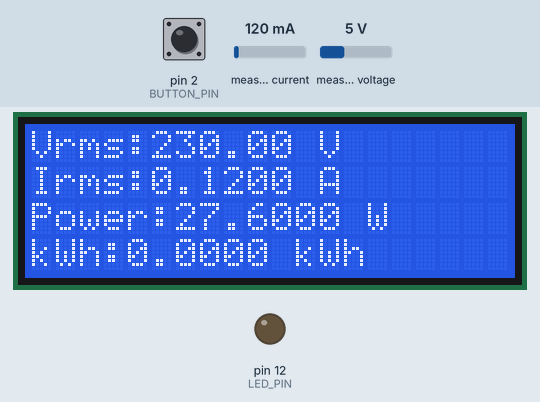
Recording of a sketch running on a simulated Arduino Uno, built with avr-gcc and run on an emulated ATmega328P. Parts: 20×4 character LCD, output pins drawn as LEDs (lit = HIGH). Inputs (shaded band) come from the test bench; at power-on: pin 2 (BUTTON_PIN) HIGH, measured current 120 mA, measured voltage 5 V. What the sketch prints to the serial monitor is not drawn.

Above: at 4.2 s.
4.3 s: pin 2 (BUTTON_PIN) pulled LOW for 1.45 s
At 5.9 s:
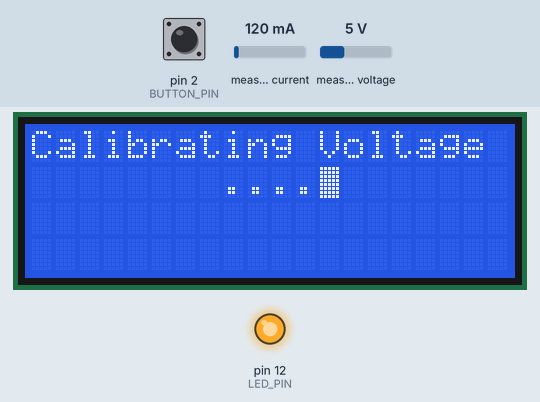
At 25.6 s:
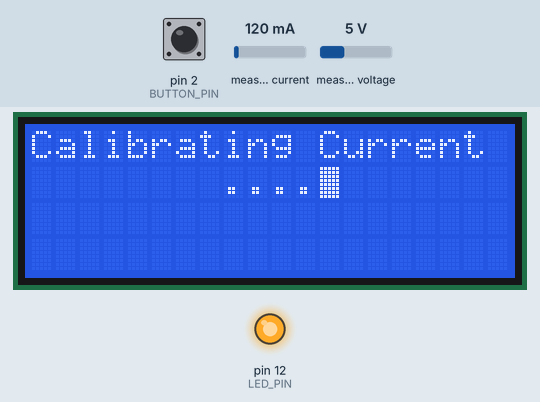
Timing chart, 0 to 26.1 s (numbered marks = the images above; inputs shaded):
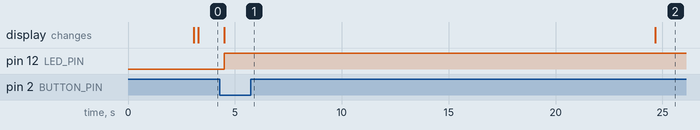

The sketch:

Digital_Meter_WithCalibration.ino
```cpp
#include <EmonLib.h>
#include <LiquidCrystal.h>
/**********************************************************************************************************************
 *                                              CONFIGURATION MACROS
 *********************************************************************************************************************/
 /* LCD Pins */
 #define LCD_RS_PIN 7
 #define LCD_EN_PIN 6
 #define LCD_D4_PIN 5
 #define LCD_D5_PIN 4
 #define LCD_D6_PIN 3
 #define LCD_D7_PIN 8
/* Voltage Sensor and Current Sensor Pins MUST BE ANALOG PINS */
#define VOLT_SENSOR_PIN 14 /* Pin 14 is Analog pin 0: A0 */
#define CURR_SENSOR_PIN 16 /* Pin 16 is Analog pin 2: A2 */
/* Define LED and PushButton Pins */
#define BUTTON_PIN  2 // Button pin must be an interrupt pin
#define LED_PIN  12
#define BUTTON_DEBOUNCE_DELAY 80 // PB debouncing time protection in ms
/* Calibration Functions Macros*/
#define TARGET_VOLTAGE 220.0
#define TARGET_CURRENT 0.4545
#define CALIBRATION_ITERATIONS 100
#define VOLTAGE_CALIBRATION_STEP 0.05
#define CURRENT_CALIBRATION_STEP 0.05
#define VOLTAGE_ERROR 0.1
#define CURRENT_ERROR 0.05
/***********************************************************************************************************************/


/* Create LCD Instance and Initalize LCD Pins */
LiquidCrystal lcd(LCD_RS_PIN, LCD_EN_PIN, LCD_D4_PIN, LCD_D5_PIN, LCD_D6_PIN, LCD_D7_PIN);

/* Create Energy Monitor Instance */
EnergyMonitor emon;

/* Voltage and Current sensors Calibration Variables */
#define VoltCalibration 150   // Used by default
#define CurrCalibration 21.5  // Used by default
float vCalib = 150;           // Used in Calibration function
float cCalib = 21.5;          // Used in Calibration function

/* Variables for storing Electricity Usage in kWh */
float kWh = 0;
unsigned long lastmillis = millis();

/* Pushbutton flag variable */
bool CalibrationBtnPressed = false; //PushButton Flag

void setup()
{
  /* Begin Serial Communication */
  Serial.begin(9600);
  /* Initalize Sensors pins */
  emon.voltage(VOLT_SENSOR_PIN, VoltCalibration, 1.7); // Voltage: input pin, calibration, phase_shift
  emon.current(CURR_SENSOR_PIN, CurrCalibration); // Current: input pin, calibration.
  /* Intialize 20x4 LCD */
  lcd.begin(20, 4);
  lcd.setCursor(0, 0);
  lcd.print("Digital Electricity");
  lcd.setCursor(7, 1);
  lcd.print("Meter");
  delay(3000);
  lcd.clear();
  /* Set button pin as input with internal pull-up resistor enabled */
  pinMode(BUTTON_PIN, INPUT_PULLUP);
  /* Set LED pin as output */
  pinMode(LED_PIN, OUTPUT);
  /* Attach interrupt to detect falling edge on the button pin (interrupt 0) */
  attachInterrupt(digitalPinToInterrupt(BUTTON_PIN), buttonISR, FALLING);
}

void loop()
{
  emon.calcVI(20, 2000);
  kWh = kWh + emon.apparentPower * (millis() - lastmillis) / 3600000000.0;
  yield();
  /* Serial Communication */
  Serial.print("Vrms: ");
  Serial.print(emon.Vrms, 2);
  Serial.print("V");
  Serial.print("\tIrms: ");
  Serial.print(emon.Irms, 4);
  Serial.print("A");
  Serial.print("\tPower: ");
  Serial.print(emon.apparentPower, 4);
  Serial.print("W");
  Serial.print("\tkWh: ");
  Serial.print(kWh, 5);
  Serial.println("kWh");
  /* LCD */
  lcd.clear();
  lcd.setCursor(0, 0);
  lcd.print("Vrms:");
  lcd.print(emon.Vrms, 2);
  lcd.print(" V");
  lcd.setCursor(0, 1);
  lcd.print("Irms:");
  lcd.print(emon.Irms, 4);
  lcd.print(" A");
  lcd.setCursor(0, 2);
  lcd.print("Power:");
  lcd.print(emon.apparentPower, 4);
  lcd.print(" W");
  lcd.setCursor(0, 3);
  lcd.print("kWh:");
  lcd.print(kWh, 4);
  lcd.print(" kWh");
  /* Check if Button is pressed */
  if(CalibrationBtnPressed == true)
  {
    VoltageCalibration();
    CurrentCalibration();
    CalibrationBtnPressed = false;
  }

  delay(1000);
  lastmillis = millis();
}

void VoltageCalibration()
{
  lcd.clear();
  lcd.print("Calibrating Voltage");
  lcd.setCursor(8, 1);
  lcd.print("....");
  lcd.blink();
  digitalWrite(LED_PIN, HIGH); // Turn on LED (turns off after the whole calibration process is complete)
  float targetVoltage = TARGET_VOLTAGE; // Target RMS voltage for calibration
  float vCalibStep = VOLTAGE_CALIBRATION_STEP;      // Calibration step size

  for (int i = 0; i < CALIBRATION_ITERATIONS; i++)
  {
    emon.voltage(VOLT_SENSOR_PIN, vCalib, 1.7); // Set voltage calibration
    emon.current(CURR_SENSOR_PIN, CurrCalibration); // Set current calibration
    emon.calcVI(20, 2000); // Calculate voltage and current values

    if (abs(emon.Vrms - targetVoltage) < VOLTAGE_ERROR)
    {
      // Check if close to target voltage
      lcd.clear();
      lcd.print("Calibration Done!");
      lcd.setCursor(0, 1);
      lcd.print("vCalib = ");
      lcd.print(vCalib, 3); // Display calibration value
      delay(3000);
      lcd.clear();
      break;
    }

      vCalib += (emon.Vrms < targetVoltage) ? vCalibStep : -vCalibStep; // Adjust calibration
  }
}

void CurrentCalibration()
{
  lcd.clear();
  lcd.print("Calibrating Current");
  lcd.setCursor(8, 1);
  lcd.print("....");
  lcd.blink();

  float targetCurrent = TARGET_CURRENT; // Target RMS current for calibration
  float cCalibStep = CURRENT_CALIBRATION_STEP;     // Calibration step size

  for (int i = 0; i < CALIBRATION_ITERATIONS; i++)
  {
    emon.voltage(VOLT_SENSOR_PIN, vCalib, 1.7); // Set voltage calibration
    emon.current(CURR_SENSOR_PIN, cCalib);      // Set current calibration
    emon.calcVI(20, 2000);                    // Calculate voltage and current values

    if (abs(emon.Irms - targetCurrent) < CURRENT_ERROR)
    { // Check if close to target current
      lcd.clear();
      lcd.print("Calibration Done!");
      lcd.setCursor(0, 1);
      lcd.print("cCalib = ");
      lcd.print(cCalib, 3); // Display calibration value
      lcd.noBlink();
      delay(3000);
      digitalWrite(LED_PIN, LOW); // Turn off LED
      break;
    }

    cCalib += (emon.Irms < targetCurrent) ? cCalibStep : -cCalibStep; // Adjust calibration
  }
}

// Interrupt service routine (ISR) for button press detection
void buttonISR()
{
  /* Debounce Protection */
  delay(BUTTON_DEBOUNCE_DELAY);
  if(digitalRead(BUTTON_PIN) != 0)
  {
    return;
  }
  /* Changing Button Flag */
  CalibrationBtnPressed = true;
}
```

Measured:
- after the input at 4.3 s, pin 12 (LED_PIN): LOW → HIGH after 0.21 s; the display: changes after 0.21 s (image 1)
